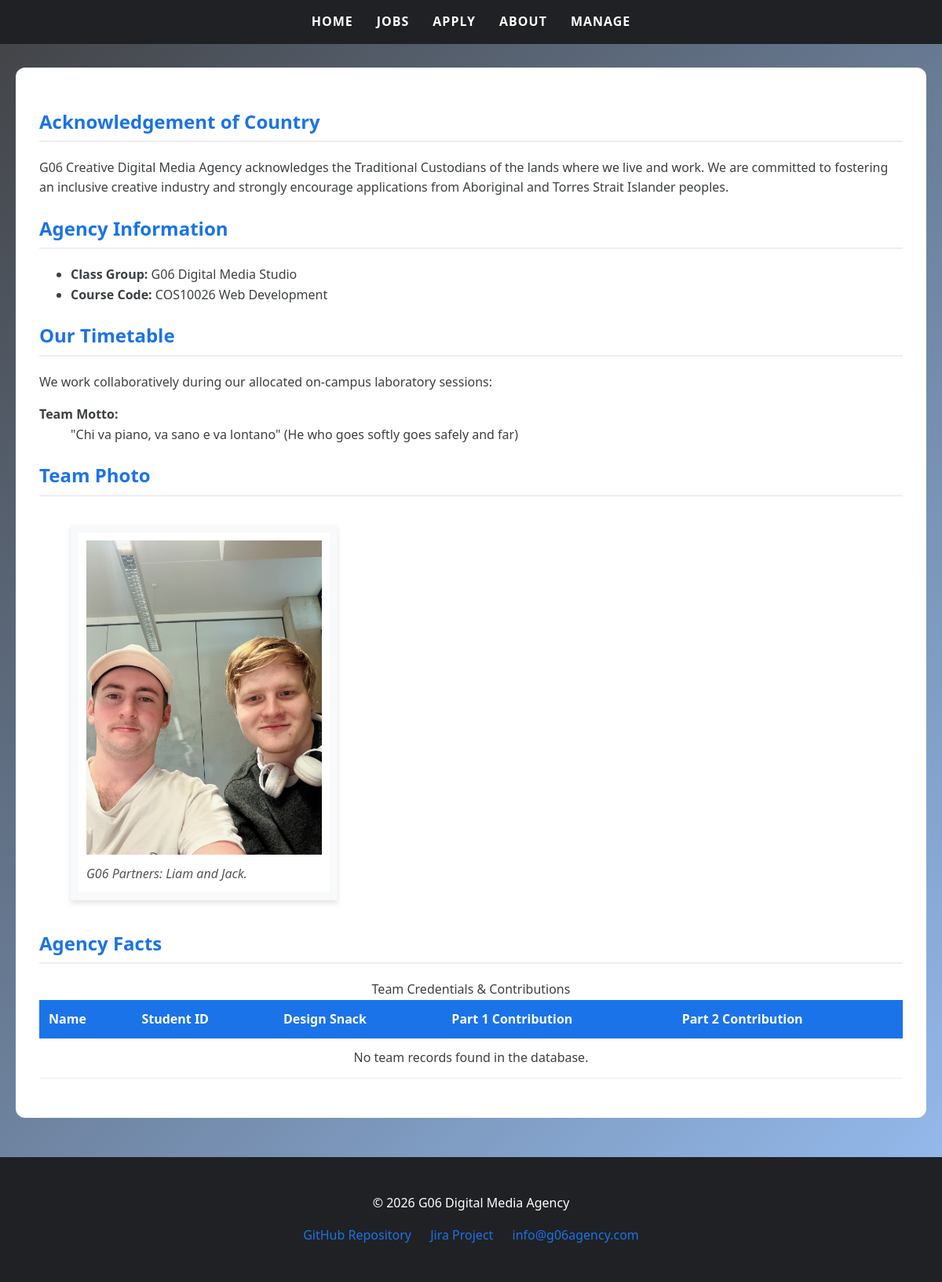
Page /about.php on the earlier database version.
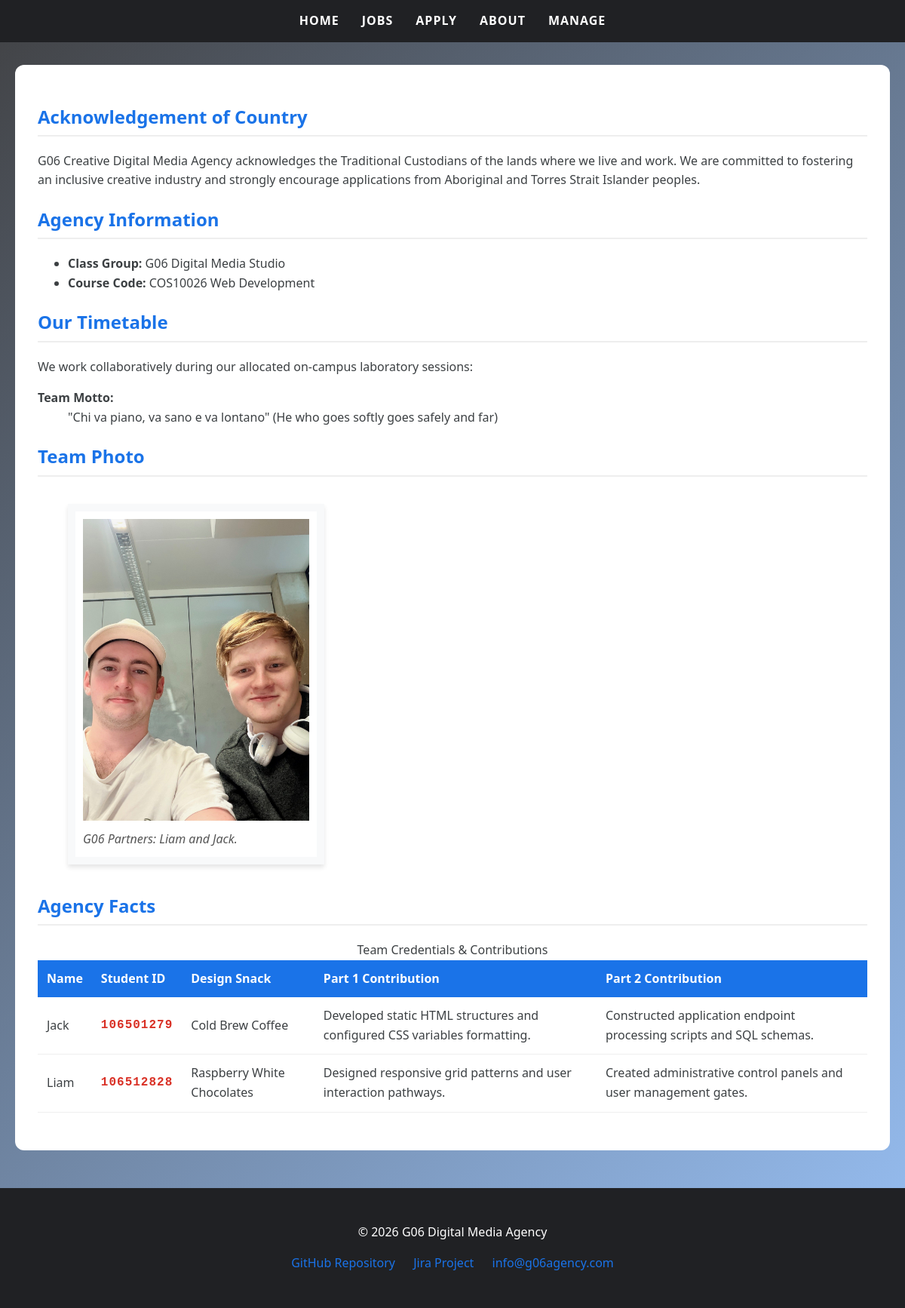
Same page on the later database version.
### tables this page shows
CREATE TABLE IF NOT EXISTS about (
  id INT AUTO_INCREMENT PRIMARY KEY,
  name VARCHAR(50) NOT NULL,
  student_id VARCHAR(15) NOT NULL,
  snack VARCHAR(100) NOT NULL,
  part1_contrib TEXT NOT NULL,
  part2_contrib TEXT NOT NULL
);

### about.php (the view, shortened to what this page needs)
<?php
$bodyId = "about-body";
include_once("header.inc");
require_once("settings.php");
$query = "SELECT name, student_id, snack, part1_contrib, part2_contrib FROM about ORDER BY id ASC";
$result = mysqli_query($conn, $query);
?>
<main class="page-container">
    <section>
        <h2 style="font-size: 1.5rem">Acknowledgement of Country</h2>
        <p>
            G06 Creative Digital Media Agency acknowledges the Traditional
            Custodians of the lands where we live and work. We are committed to
            fostering an inclusive creative industry and strongly encourage
            applications from Aboriginal and Torres Strait Islander peoples.
        </p>
    </section>
    <section>
        <h2>Agency Information</h2>
        <ul>
            <li><strong>Class Group:</strong> G06 Digital Media Studio</li>
            <li><strong>Course Code:</strong> COS10026 Web Development</li>
        </ul>
    </section>
    <section>
        <h2>Our Timetable</h2>
        <p>We work collaboratively during our allocated on-campus laboratory sessions:</p>
        <dl>
            <dt><strong>Team Motto:</strong></dt>
            <dd>
                "Chi va piano, va sano e va lontano" (He who goes softly goes safely
                and far)
            </dd>
        </dl>
    </section>
    <section>
        <h2>Team Photo</h2>
        <figure class="team-border">
            <img src="images/group-photo.jpg" alt="G06 Creative Team" width="300">
            <figcaption style="font-style: italic; margin-top: 5px; color: #555;">G06 Partners: Liam and Jack.</figcaption>
        </figure>
    </section>
    <section>
        <h2>Agency Facts</h2>
        <table class="about-table">
            <caption>
                Team Credentials & Contributions
            </caption>
            <thead>
                <tr>
                    <th>Name</th>
                    <th>Student ID</th>
                    <th>Design Snack</th>
                    <th>Part 1 Contribution</th>
                    <th>Part 2 Contribution</th>
                </tr>
            </thead>
            <tbody>
                <?php
                if ($result && mysqli_num_rows($result) > 0) {
                    while ($row = mysqli_fetch_assoc($result)) {
                        echo "<tr>";
                        echo "<td>" . htmlspecialchars($row['name']) . "</td>";
                        echo "<td class='id-style'>" . htmlspecialchars($row['student_id']) . "</td>";
                        echo "<td>" . htmlspecialchars($row['snack']) . "</td>";
                        echo "<td>" . htmlspecialchars($row['part1_contrib']) . "</td>";
                        echo "<td>" . htmlspecialchars($row['part2_contrib']) . "</td>";
                        echo "</tr>";
                    }
                } else {
                    echo "<tr><td colspan='5' style='text-align:center;'>No team records found in the database.</td></tr>";
                }
                ?>
            </tbody>
        </table>
    </section>
</main>
<?php
include_once("footer.inc");
?>

### header.inc (shortened to what this page needs)
<!DOCTYPE html>
<html lang="en">
<head>
    <link rel="stylesheet" href="styles/styles.css">
</head>
<body id="<?php echo $bodyId; ?>">
<header>
    <nav>
        <ul>
            <li><a href="index.php">Home</a></li>
            <li><a href="jobs.php">Jobs</a></li>
            <li><a href="apply.php">Apply</a></li>
            <li><a href="about.php">About</a></li>
            <li><a href="login.php">Manage</a></li>
        </ul>
    </nav>
</header>

### footer.inc
<footer>
      <p>&copy; 2026 G06 Digital Media Agency</p>
      <p>
        <a href="https://github.com/grageriann/Group-Project-Assignment/tree/main" target="_blank">GitHub Repository</a>
        <a href="https://student-team-fnet57yj.atlassian.net/jira/software/projects/KAN/boards/2" target="_blank">Jira Project</a>
        <a href="mailto:jacksonstremski@icloud.com">info@g06agency.com</a>
      </p>
    </footer>
</body>
</html>

### styles/styles.css (style rules this page uses)
:root { --primary-blue: #1a73e8; --dark-grey: #202124; --light-grey: #f8f9fa; --text-color: #3c4043; --white: #ffffff; --hover-blue: #e8f0fe; }
body { font-family: 'Segoe UI', Tahoma, Geneva, Verdana, sans-serif; margin: 0; padding: 0; line-height: 1.6; color: var(--text-color); }
h2 { color: #1a73e8; border-bottom: 2px solid #eee; padding-bottom: 5px; }
nav ul { list-style-type: none; background-color: var(--dark-grey); padding: 15px; margin: 0; display: flex; justify-content: center; }
nav ul li { margin: 0 15px; }
nav ul li a { color: var(--white); text-decoration: none; font-weight: bold; text-transform: uppercase; letter-spacing: 1px; transition: color 0.3s ease; }
main::after { content: ""; display: table; clear: both; }
.id-style { font-family: 'Courier New', Courier, monospace; font-weight: bold; color: #d93025; letter-spacing: 1px; }
.team-border { border: 10px solid var(--light-grey); padding: 10px; display: inline-block; box-shadow: 0 4px 6px rgba(0, 0, 0, 0.1); }
table { width: 100%; border-collapse: collapse; margin: 20px 0; }
th { background-color: var(--primary-blue); color: var(--white); padding: 12px; text-align: left; }
td { border-bottom: 1px solid #eeeeee; padding: 12px; }
footer { background-color: var(--dark-grey); color: var(--white); text-align: center; padding: 30px 10px; margin-top: 50px; }
footer a { color: var(--primary-blue); text-decoration: none; margin: 0 10px; }
.page-container { background-color: var(--white); margin: 30px auto; padding: 30px; max-width: 1100px; border-radius: 12px; }
#about-body { background: linear-gradient( 135deg, rgba(32, 33, 36, 0.85), rgba(26, 115, 232, 0.45) ), url("../images/agency-hero.jpg"); background-size: cover; background-position: center; background-attachment: fixed; min-height: 100vh; }

Differences in the rows shown:
added about: name "Jack", student "106501279", snack "Cold Brew Coffee", part1_contrib "Developed static HTML structures and configured CSS variables formatting.", part2_contrib "Constructed application endpoint processing scripts and SQL schemas."
added about: name "Liam", student "106512828", snack "Raspberry White Chocolates", part1_contrib "Designed responsive grid patterns and user interaction pathways.", part2_contrib "Created administrative control panels and user management gates."
Other differences:
text no longer shown: "No team records found in the database."
